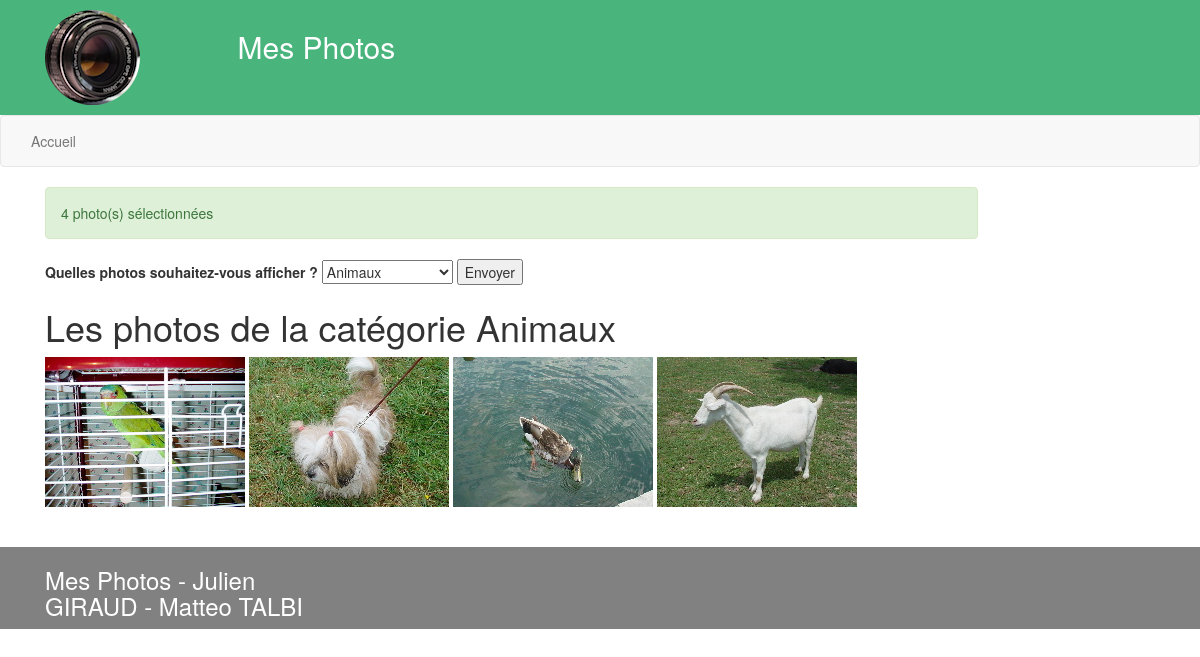
The app's page /index.php?categorie=1 with its own data.
### tables this page shows
CREATE TABLE IF NOT EXISTS `categorie` (
  `catid` int(4) NOT NULL,
  `nomcat` varchar(250) NOT NULL
);

CREATE TABLE IF NOT EXISTS `photo` (
  `photoid` int(4) NOT NULL,
  `nomfich` varchar(250) NOT NULL,
  `description` varchar(250) NOT NULL,
  `catid` int(4) NOT NULL
);

### controllers/c_accueil.php (called while the page is built, shortened)
<?php
$categorieDAO = new CategorieDAO();
$categories = $categorieDAO -> getCategories();
if (isset($_POST['categorie'])) {
	if (htmlspecialchars($_POST['categorie']) != '*') {
		$catid = htmlspecialchars($_POST['categorie']);
	}
}
else {
	if (isset($_GET['categorie'])) {
		$catid = htmlspecialchars($_GET['categorie']);
	}
}
if (isset($catid)) {
	foreach ($categories as $categorie) {
		if ($categorie -> getCatid() == $catid) {
			$nomcat = $categorie -> getNomcat();
		}
	}
}
$photoDAO = new PhotoDAO();
if (isset($catid)) {
	$photos = $photoDAO -> getPhotosCat($catid);
}
else {
	$photos = $photoDAO -> getPhotos();
}
require_once(PATH_VIEWS.$page.'.php');
?>

### index.php (called while the page is built, shortened)
<?php
if (isset($_GET['page'])) {
    $page = htmlspecialchars($_GET['page']);
    if (!is_file(PATH_CONTROLLERS . $page . '.php')) {
        $page = '404';
    }
}
else {
    $page = 'accueil';
}
require_once(PATH_CONTROLLERS . $page . '.php');
?>

### models/m_Connexion.php (called while the page is built, shortened)
<?php
class Connexion {
    private $_bdd = null;
    private static $_instance = null;
    private function __construct() {
        $this -> _bdd = new PDO('mysql:host=' . BD_HOST . '; dbname=' . BD_DBNAME . '; charset=utf8', BD_USER, BD_PWD);
        $this -> _bdd -> setAttribute(PDO::ATTR_ERRMODE, PDO::ERRMODE_EXCEPTION);
    }
    public static function getInstance() {
        if(is_null(self::$_instance)) {
            self::$_instance = new Connexion();
        }
        return self::$_instance;
    }
    public function getBdd() {
        return $this -> _bdd;
    }
}
?>

### models/m_DAO.php (called while the page is built, shortened)
<?php
abstract class DAO {
    private function _requete($sql, $args = null) {
        if ($args == null) {
            $pdos = Connexion::getInstance() -> getBdd() -> query($sql);
        }
        else {
            $pdos = Connexion::getInstance() -> getBdd() -> prepare($sql);
            $pdos -> execute($args);
        }
        return $pdos;
    }
    public function queryAll($sql, $args = null) {
        try {
            $pdos = $this -> _requete($sql, $args);
            $res = $pdos -> fetchAll();
        }
        catch(PDOException $e) {
            $this -> _erreur = 'query';
            $res = false;
        }
    return $res;
    }
}

### models/m_PhotoDAO.php (called while the page is built, shortened)
<?php
require_once(PATH_ENTITY.'Photo.php');
class PhotoDAO extends DAO {
	public function getPhotosCat($catid) {
        $res = $this -> queryAll('SELECT * FROM photo WHERE catid = ' . $catid);
        $i = 0;
        if ($res) {
            foreach ($res as $ligne) {
                $tab[$i] = new Photo($ligne['photoid'], $ligne['nomfich'], $ligne['description'], $ligne['catid']);
                $i++;
            }
            return $tab;
        }
        return null;
    }
}
?>

### models/m_CategorieDAO.php (called while the page is built, shortened)
<?php
require_once(PATH_ENTITY.'Categorie.php');
class CategorieDAO extends DAO {
    public function getCategories() {
        $res = $this -> queryAll('SELECT * FROM categorie');
        $i = 0;
        if ($res) {
            foreach ($res as $ligne) {
                $tab[$i] = new Categorie($ligne['catid'], $ligne['nomcat']);
                $i++;
            }
            return $tab;
        }
        return null;
    }
}
?>

### entities/Categorie.php (called while the page is built, shortened)
<?php
class Categorie {
    private $_catid;
    private $_nomcat;
    public function __construct($catid, $nomcat) {
        $this -> _catid = $catid;
        $this -> _nomcat = $nomcat;
    }
    public function getCatid() {
        return $this -> _catid;
    }
    public function getNomcat() {
        return $this -> _nomcat;
    }
}
?>

### entities/Photo.php (called while the page is built, shortened)
<?php
class Photo {
    private $_photoid;
    private $_nomfich;
    private $_description;
    public function __construct($photoid, $nomfich, $description, $catid) {
        $this -> _photoid = $photoid;
        $this -> _nomfich = $nomfich;
        $this -> _description = $description;
    }
    public function getPhotoid() {
        return $this -> _photoid;
    }
    public function getNomfich() {
        return $this -> _nomfich;
    }
    public function getDescription() {
        return $this -> _description;
    }
}
?>

### views/v_accueil.php (the view, shortened to what this page needs)
<?php require_once(PATH_VIEWS.'header.php');?>
<div class = "col-md-10 col-sm-12 col-xs-12">
<?php
if (!isset($alert)) {
?>
	<div class="alert alert-success"><?= count($photos) . ' ' . SELECTION_PHOTOS?></div>
	<form method="post" action="index.php">
	<label for="categorie"><?= CHOIX_CATEGORIE ?></label>
	   <select name = categorie id="categorie">
			<?php
			if (isset($categories)) {
				foreach ($categories as $categorie) {
					$selected = (isset($catid) && $catid == $categorie -> getCatid()) ? ' selected' : '';
					echo '<option value="' . $categorie -> getCatid() . '"' . $selected .'>' . $categorie -> getNomcat() . '</option>' . "\n";
				}
			}
			?>
	   </select>
	<input type="submit" value="Envoyer" />
	</form>
	<h1><?= isset($catid) ? PHOTOS_CATEGORIE . $nomcat : TOUTES_PHOTOS ?></h1>
	<?php
	if (isset($photos)) {
		foreach ($photos as $photo) {
			echo '<a href="index.php?page=photo&id=' . $photo -> getPhotoid() . '" title="' . INFOS_PHOTO . '">';
			echo '<img src="' . PATH_IMAGES . $photo -> getNomFich() . '" alt="' . $photo -> getDescription() . '"/>';
			echo '</a>' . "\n";
		}
	}
}
?>
</div>
<?php require_once(PATH_VIEWS.'footer.php'); ?>

### views/v_header.php (shortened to what this page needs)
<!DOCTYPE html>
<html>
	<head>
		<link href="<?= PATH_CSS ?>bootstrap.css" rel="stylesheet">
		<link href="<?= PATH_CSS ?>css.css" rel="stylesheet">
	</head>
	<body>
		<header class="header" >
			<section class="container" >
				<div class = "row">
					<div class = "col-md-2 col-sm-2 col-xs-12">
						<img src="<?= PATH_LOGO ?>" alt="<?= LOGO ?>" class="img-circle">
					</div>
					<div class="col-md-10 col-sm-10 col-xs-12">
						<h2><?= TITRE ?></h2>
					</div>
				</div>
			</section>
		</header>
		<?php include(PATH_VIEWS.'menu.php'); ?>
			<section class="container">
				<div class = "row">

### views/v_menu.php (shortened to what this page needs)
<nav class="navbar navbar-default">
  <div class="container-fluid">
    <ul class="nav navbar-nav">
				<li <?php echo ($page=='index' ? 'class="active"':'')?>>
					<a href="index.php">
						<?= MENU_ACCUEIL ?>
					</a>
				</li>
    </ul>
  </div>
</nav>

### views/v_footer.php (shortened to what this page needs)
				</div>
			</section>
		<div class="footer">
			<div class="container" >
				<div class = "row">
					<div class = "col-md-3 col-sm-6 col-xs-12">
						<h3><?= TITRE.' - '.AUTEUR?></h3>
					</div>
				</div>
			</div>
		</div>
	</body>
</html>

### assets/css/css.css (style rules this page uses)
.footer { bottom: auto; background-color: #818181; color: #fff; width: 100%; height:auto; margin-top: 40px; }
.header { background-color: #49B47C; color: #fff; width: 100%; padding:10px 0px; }
a, a:hover { color: #49B47C; }

### records on screen
categorie: nomcat "Animaux"
photo: nomfich (picture)
photo: nomfich (picture)
photo: nomfich (picture)
photo: nomfich (picture)

### other values on screen
TITRE "Mes Photos"
MENU_ACCUEIL "Accueil"
count($photos) "4"
SELECTION_PHOTOS "photo(s) sélectionnées"
CHOIX_CATEGORIE "Quelles photos souhaitez-vous afficher ?"
PHOTOS_CATEGORIE "Les photos de la catégorie"
AUTEUR "Julien GIRAUD - Matteo TALBI"
form field categorie "Animaux"
